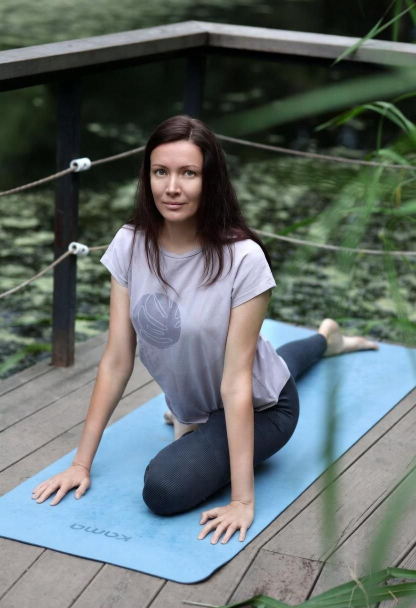
#> input picture assets/img/natalya-umnova.jpg, 832 x 1216 px (shown at 1/2 size)
$ python build.py
#> lines starting #> are read from the running program, lines starting #| are printed output that depends on the picture
#!/usr/bin/env python3
"""Генератор yogavam.com. Запуск: python tools/build.py
Пишет страницы в корень репозитория (корень репозитория = корень сайта).
Руками меняются: блок НАСТРОЙКИ и тексты ниже. HTML не править."""
import json, os, html, datetime, urllib.parse, hashlib, glob

e = html.escape
ROOT = os.path.dirname(os.path.dirname(os.path.abspath(__file__)))
OUT = ROOT
IMG = os.path.join(ROOT, "assets", "img")
CERT_DIR = os.path.join(IMG, "certificates")
ORIG = os.path.join(ROOT, "_originals")

# ===================== НАСТРОЙКИ =====================
DOMAIN = "https://yogavam.com"
BRAND = "Yogavam"
AUTHOR = "Наталья Умнова"
AUTHOR_FIRST = "Наталья"
WA_NUMBER = "995599018912"
YT_URL = "https://www.youtube.com/@yogaumnova"
TG_URL = "https://t.me/NatalyaUmnova"      # личный контакт: кнопки и «Связаться»
TG_CHANNEL_URL = "https://t.me/+vvqzY9JIwrQ4YjNi"   # канал: только иконка в подвале (в sameAs не входит)
IG_URL = "https://www.instagram.com/nata_umnova_/"
FORM_KEY = ""                         # ключ Web3Forms (access_key). Пока пусто: форма и кнопка «Написать» не выводятся
PHOTO_FILE = "natalya-umnova.jpg"     # исходное фото: assets/img/natalya-umnova.jpg (вертикальное 4:5, от 1200×1500)
PHOTO_FOCUS = "50% 30%"               # что держать в кадре при обрезке: x y (лицо обычно 25–35% сверху)
OG_IMAGE = "/assets/img/og.jpg"
GOOGLE_VERIFY = ""
YANDEX_VERIFY = ""

# Стоимость одного индивидуального занятия
PRICES = {
    "online": {"USD": 40, "RUB": 3500, "GEL": 70},
    "batumi": {"USD": 50, "RUB": 4000, "GEL": 100},
}
CUR = {"USD": "$", "RUB": "₽", "GEL": "₾"}

ORG = "International Open Yoga Foundation Europe"
ORG2 = "Академия йоги и йогатерапии Татьяны Дудиной (Yoga Dudina)"
# Сертификаты. slug -> файлы assets/img/certificates/<slug>.jpg и <slug>-thumb.jpg.
# Если рядом лежит скан _originals/<src>, оба файла создаются автоматически.
CERTS = [
    {"slug": "open-yoga-master-2021", "src": "Docs393.jpg", "group": "Йога",
     "title": "Мастер Open Yoga", "short": "Мастер Open Yoga", "org": ORG, "period": "2014–2021", "issued": "2021-11-13",
     "desc": "Высшая квалификация программы Open Yoga. Даёт право вести практические занятия, воркшопы, ретриты и теоретические уроки."},
    {"slug": "open-yoga-teacher-2018", "src": "Docs395.jpg", "group": "Йога",
     "title": "Преподаватель Open Yoga", "short": "Преподаватель Open Yoga", "org": ORG, "period": "2014–2018", "issued": "2018-11-17",
     "desc": "Квалификация преподавателя Open Yoga. Даёт право вести практические занятия, воркшопы, ретриты и теоретические уроки."},
    {"slug": "open-yoga-instructor-2017", "src": "Docs394.jpg", "group": "Йога",
     "title": "Курс инструкторов Open Yoga", "short": "Курс инструкторов, 816 часов", "org": ORG, "period": "2014–2017", "issued": "2017-11-04",
     "desc": "Первая ступень обучения: 447 часов теоретических занятий и 369 часов практики. Даёт право вести практические и теоретические занятия Open Yoga."},
    {"slug": "yoga-therapy-instructor-2025", "src": "ACADEMY OF YOGA AND YOGATHERAPY.jpg", "group": "Йогатерапия и биомеханика", "kind": "diploma", "full_w": 1800,
     "category": "Диплом о профессиональной переподготовке",
     "title": "Инструктор йоги и йогатерапии", "short": "Инструктор йоги и йогатерапии", "org": ORG2, "period": "2024–2025", "hours": 296, "issued": "2025-09-01",
     "desc": "Диплом о профессиональной переподготовке по программе «Инструктор йоги и йогатерапии» Академии йоги и йогатерапии Татьяны Дудиной (документ выдан ООО «Учебный центр «ПРОФИ»). Объём 296 часов, итоговая аттестация."},
    {"slug": "tbs-2024", "src": "ТБС.jpg", "group": "Йогатерапия и биомеханика",
     "title": "Тазобедренные суставы", "short": "Тазобедренные суставы", "org": ORG2, "period": "2024", "hours": 26, "issued": "2024-08-23",
     "desc": "Курс «Тазобедренные суставы» из цикла «Йогатерапия и биомеханика» для преподавателей йоги и йогатерапии."},
    {"slug": "pelvic-floor-2024", "src": "Тазовое дно.jpg", "group": "Йогатерапия и биомеханика",
     "title": "Тазовое дно", "short": "Тазовое дно", "org": ORG2, "period": "2024", "hours": 54, "issued": "2024-05-24",
     "desc": "Курс «Тазовое дно» из цикла «Йогатерапия и биомеханика» для преподавателей йоги и йогатерапии."},
    {"slug": "breathing-2024", "src": "Дыхание.jpg", "group": "Йогатерапия и биомеханика",
     "title": "Дыхание и дыхательные техники", "short": "Дыхание и дыхательные техники", "org": ORG2, "period": "2024", "hours": 36, "issued": "2024-02-02",
     "desc": "Курс «Дыхание и дыхательные техники» из цикла «Йогатерапия и биомеханика» для преподавателей йоги и йогатерапии."},
    {"slug": "feet-2024", "src": "Стопы.jpg", "group": "Йогатерапия и биомеханика",
     "title": "Стопы", "short": "Стопы", "org": ORG2, "period": "2024", "hours": 59, "issued": "2024-02-02",
     "desc": "Курс «Стопы» из цикла «Йогатерапия и биомеханика» для преподавателей йоги и йогатерапии."},
    {"slug": "neck-2023", "src": "Шейный отдел.jpg", "group": "Йогатерапия и биомеханика",
     "title": "Шейный отдел", "short": "Шейный отдел", "org": ORG2, "period": "2023", "hours": 58, "issued": "2023-10-31",
     "desc": "Курс «Шейный отдел» из цикла «Йогатерапия и биомеханика» для преподавателей йоги и йогатерапии."},
    {"slug": "pelvis-si-2023", "src": "Таз и КПС.jpg", "group": "Йогатерапия и биомеханика",
     "title": "Таз и крестцово-подвздошный сустав", "short": "Таз и крестцово-подвздошный сустав", "org": ORG2, "period": "2023", "hours": 50, "issued": "2023-07-18",
     "desc": "Курс «Таз и крестцово-подвздошный сустав» из цикла «Йогатерапия и биомеханика» для преподавателей йоги и йогатерапии."},
    {"slug": "shoulder-arm-2023", "src": "Плечо запястье локоть.jpg", "group": "Йогатерапия и биомеханика",
     "title": "Плечо, запястье, локоть", "short": "Плечо, запястье, локоть", "org": ORG2, "period": "2023", "hours": 41, "issued": "2023-04-14",
     "desc": "Курс «Плечо, запястье, локоть» из цикла «Йогатерапия и биомеханика» для преподавателей йоги и йогатерапии."},
    {"slug": "posture-thoracic-2022", "src": "Осанка и грудной отдел.jpg", "group": "Йогатерапия и биомеханика",
     "title": "Осанка и грудной отдел", "short": "Осанка и грудной отдел", "org": ORG2, "period": "2022", "hours": 46, "issued": "2022-10-31",
     "desc": "Курс «Осанка и грудной отдел» из цикла «Йогатерапия и биомеханика» для преподавателей йоги и йогатерапии."},
    {"slug": "lumbar-2022", "src": "Поясница.jpg", "group": "Йогатерапия и биомеханика",
     "title": "Поясница", "short": "Поясница", "org": ORG2, "period": "2022", "hours": 84, "issued": "2022-04-05",
     "desc": "Курс «Поясница» из цикла «Йогатерапия и биомеханика» для преподавателей йоги и йогатерапии."},
]
TODAY = datetime.date.today().isoformat()
# =====================================================

WA_TEXT = f"Здравствуйте, {AUTHOR_FIRST}! Хочу узнать о занятиях."
WA_URL = f"https://wa.me/{WA_NUMBER}?text=" + urllib.parse.quote(WA_TEXT)
NB = " "
RU_MONTHS = ["января", "февраля", "марта", "апреля", "мая", "июня", "июля", "августа", "сентября", "октября", "ноября", "декабря"]

person_id = DOMAIN + "/#person"
website_id = DOMAIN + "/#website"
abs_url = lambda p: DOMAIN + p


# ---------- подготовка картинок ----------
PHOTO_W = PHOTO_H = 0
PHOTO_WIDTHS = []

def prepare_images():
    global PHOTO_W, PHOTO_H, PHOTO_WIDTHS
    try:
        from PIL import Image
    except ImportError:
        print("ВНИМАНИЕ: нет pillow (pip install pillow), картинки не обработаны")
        Image = None
    src = os.path.join(IMG, PHOTO_FILE)
    if os.path.exists(src) and Image:
        im = Image.open(src).convert("RGB")
#> im is the input picture: PIL image 832x1216 RGB; mean R, G, B 99.7, 109.6, 108.4
        PHOTO_W, PHOTO_H = im.size
        for old in glob.glob(os.path.join(IMG, "photo-*.webp")): os.remove(old)
        PHOTO_WIDTHS = [w for w in (640, 1000, 1400) if w < PHOTO_W] + [PHOTO_W]
        for w in PHOTO_WIDTHS:
            h = round(im.height * w / im.width)
            im.resize((w, h), Image.LANCZOS).save(os.path.join(IMG, f"photo-{w}.webp"), "WEBP", quality=82, method=6)
#> this loop made 2 passes
#> pass 1, in prepare_images, `im.resize((w, h), Image.LANCZOS).save(os.path.join(IMG, f"photo-{w}.we..`:
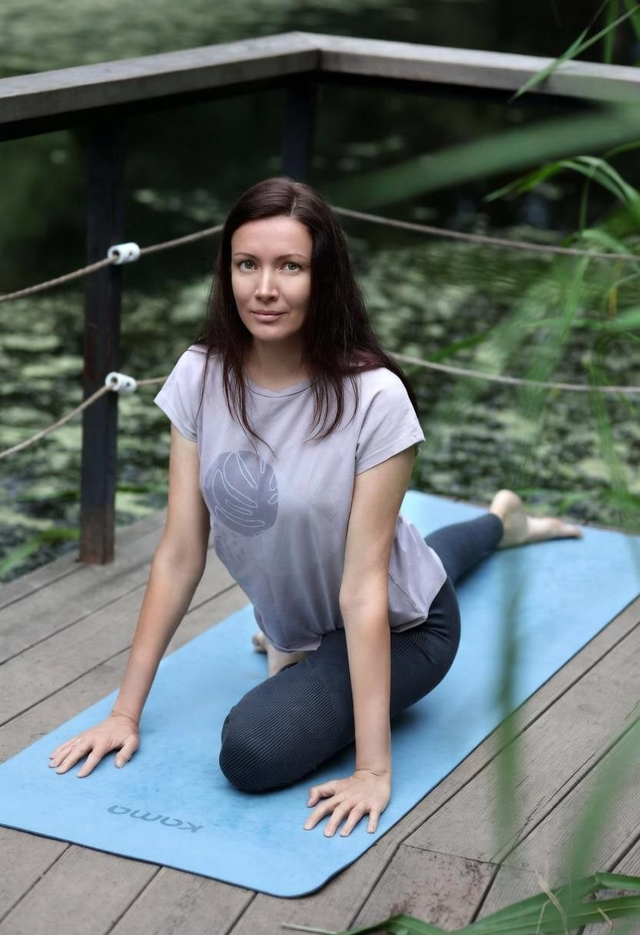
#> saved as photo-640.webp: PIL image 640x935 RGB; mean R, G, B 99.7, 109.6, 108.4
#> (the rest of the program and of its run is left out)
